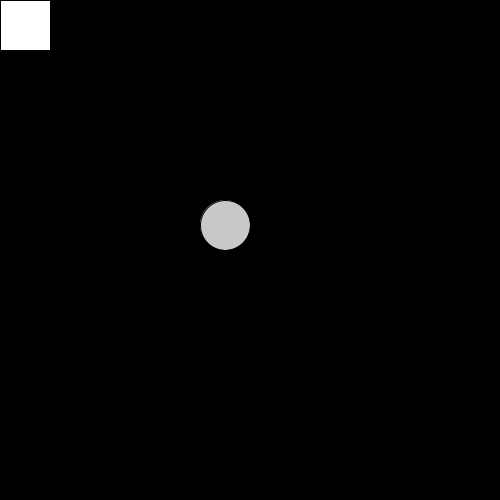
Frame 1 (no input)
Frame 60 (the mouse pressed at the canvas centre just before this capture): identical to frame 1, image omitted
Frame 120 (the mouse held since frame 60 and released just before this capture): identical to frame 1, image omitted

The Processing sketch that drew this single still picture (run headless with seeded random() and noise(); from frame 60 on, the mouse is pressed at the canvas centre):

// Processing sketch: MODULEOPGAVE_3_ROBOTJE
// ── MODULEOPGAVE_3_ROBOTJE.pde
int robotX,robotY,robotGroot, robotStap,vrachtX,vrachtY,vrachtGroot;
boolean vrachtOpRobot;

void setup(){
  size (500,500);
  robotX = 0;
  robotY = 0;
  robotGroot = 50;
  robotStap =50;
  vrachtX = 200;
  vrachtY = 200;
  vrachtGroot = robotGroot;
  vrachtOpRobot = false;
};

void draw (){
  background (0);
  robot();
  vracht();
  println("robotX = " + robotX);
  println("robotY = " + robotY);
  println("robotGroot = " + robotGroot);
  println(vrachtOpRobot);
};

void robot(){
  fill(255);
  rect(robotX,robotY,robotGroot,robotGroot);
};

void keyPressed(){
    if (keyCode == ENTER && robotX == vrachtX  && robotY == vrachtY && vrachtOpRobot == false){
      vrachtOpRobot = true;
    }
    else if (keyCode == ENTER && robotX == vrachtX  && robotY == vrachtY && vrachtOpRobot == true){
      vrachtOpRobot = false;
    }
  else if (key == CODED){
    if (keyCode == UP && robotY != 0){
      robotY -= robotStap;
      if (vrachtOpRobot == true){
        vrachtY -= robotStap;
      }
    } 
    else if (keyCode == DOWN && robotY != height-robotGroot){
      robotY += robotStap;
      if (vrachtOpRobot == true){
        vrachtY += robotStap;
      }
    }
    else if (keyCode == LEFT && robotX != 0){
      robotX -= robotStap;
      if (vrachtOpRobot == true){
        vrachtX -= robotStap;
      }
    }
    else if (keyCode == RIGHT && robotX != width-robotGroot){
      robotX += robotStap;
      if (vrachtOpRobot == true){
        vrachtX += robotStap;
      }
    }    
  }
};

void vracht(){
  ellipseMode(CORNER);
  fill(200);
  ellipse(vrachtX,vrachtY,vrachtGroot,vrachtGroot);
};
